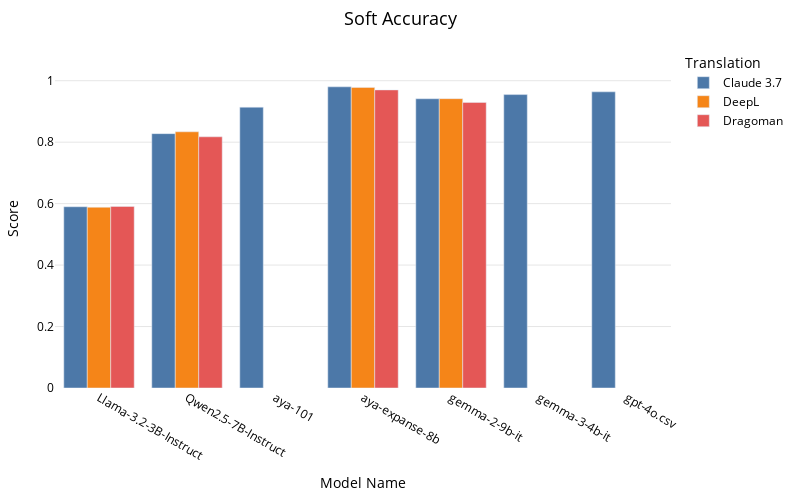

Here is the notebook cell this chart was saved with:
### Code cell
df_subset = results_df[results_df.Translation.notna()]
plot_model_scores(df_subset, "soft_accuracy",color_col="Translation")

### Figure 1 — Plotly figure (JSON) as saved in the notebook; plotly's stock layout.template omitted (floating-point values rounded to 4 significant figures)
{"data": [{"alignmentgroup": "True", "customdata": [["Claude 3.7"], ["Claude 3.7"], ["Claude 3.7"], ["Claude 3.7"], ["Claude 3.7"], ["Claude 3.7"], ["Claude 3.7"]], "hovertemplate": "Translation=%{customdata[0]}<br>Model=%{x}<br>Score=%{y}<extra></extra>", "legendgroup": "Claude 3.7", "marker": {"color": "#4C78A8", "pattern": {"shape": ""}}, "name": "Claude 3.7", "offsetgroup": "Claude 3.7", "orientation": "v", "showlegend": true, "textposition": "auto", "type": "bar", "x": ["Llama-3.2-3B-Instruct", "Qwen2.5-7B-Instruct", "aya-101", "aya-expanse-8b", "gemma-2-9b-it", "gemma-3-4b-it", "gpt-4o.csv"], "xaxis": "x", "y": [0.5899, 0.8278, 0.9139, 0.9802, 0.9413, 0.9549, 0.9639], "yaxis": "y"}, {"alignmentgroup": "True", "customdata": [["DeepL"], ["DeepL"], ["DeepL"], ["DeepL"]], "hovertemplate": "Translation=%{customdata[0]}<br>Model=%{x}<br>Score=%{y}<extra></extra>", "legendgroup": "DeepL", "marker": {"color": "#F58518", "pattern": {"shape": ""}}, "name": "DeepL", "offsetgroup": "DeepL", "orientation": "v", "showlegend": true, "textposition": "auto", "type": "bar", "x": ["Llama-3.2-3B-Instruct", "Qwen2.5-7B-Instruct", "aya-expanse-8b", "gemma-2-9b-it"], "xaxis": "x", "y": [0.5883, 0.8338, 0.9783, 0.9416], "yaxis": "y"}, {"alignmentgroup": "True", "customdata": [["Dragoman"], ["Dragoman"], ["Dragoman"], ["Dragoman"]], "hovertemplate": "Translation=%{customdata[0]}<br>Model=%{x}<br>Score=%{y}<extra></extra>", "legendgroup": "Dragoman", "marker": {"color": "#E45756", "pattern": {"shape": ""}}, "name": "Dragoman", "offsetgroup": "Dragoman", "orientation": "v", "showlegend": true, "textposition": "auto", "type": "bar", "x": ["Llama-3.2-3B-Instruct", "Qwen2.5-7B-Instruct", "aya-expanse-8b", "gemma-2-9b-it"], "xaxis": "x", "y": [0.591, 0.8175, 0.9701, 0.9294], "yaxis": "y"}], "layout": {"barmode": "group", "font": {"color": "black"}, "height": 500, "legend": {"title": {"text": "Translation"}, "tracegroupgap": 0}, "margin": {"b": 80, "l": 40, "r": 40, "t": 50}, "paper_bgcolor": "white", "plot_bgcolor": "white", "title": {"font": {"size": 18}, "text": "Soft Accuracy", "x": 0.5}, "width": 800, "xaxis": {"anchor": "y", "domain": [0, 1], "tickfont": {"size": 12}, "title": {"text": "Model Name"}}, "yaxis": {"anchor": "x", "domain": [0, 1], "gridcolor": "rgba(0, 0, 0, 0.1)", "range": [0, 1.1], "title": {"text": "Score"}}}}
